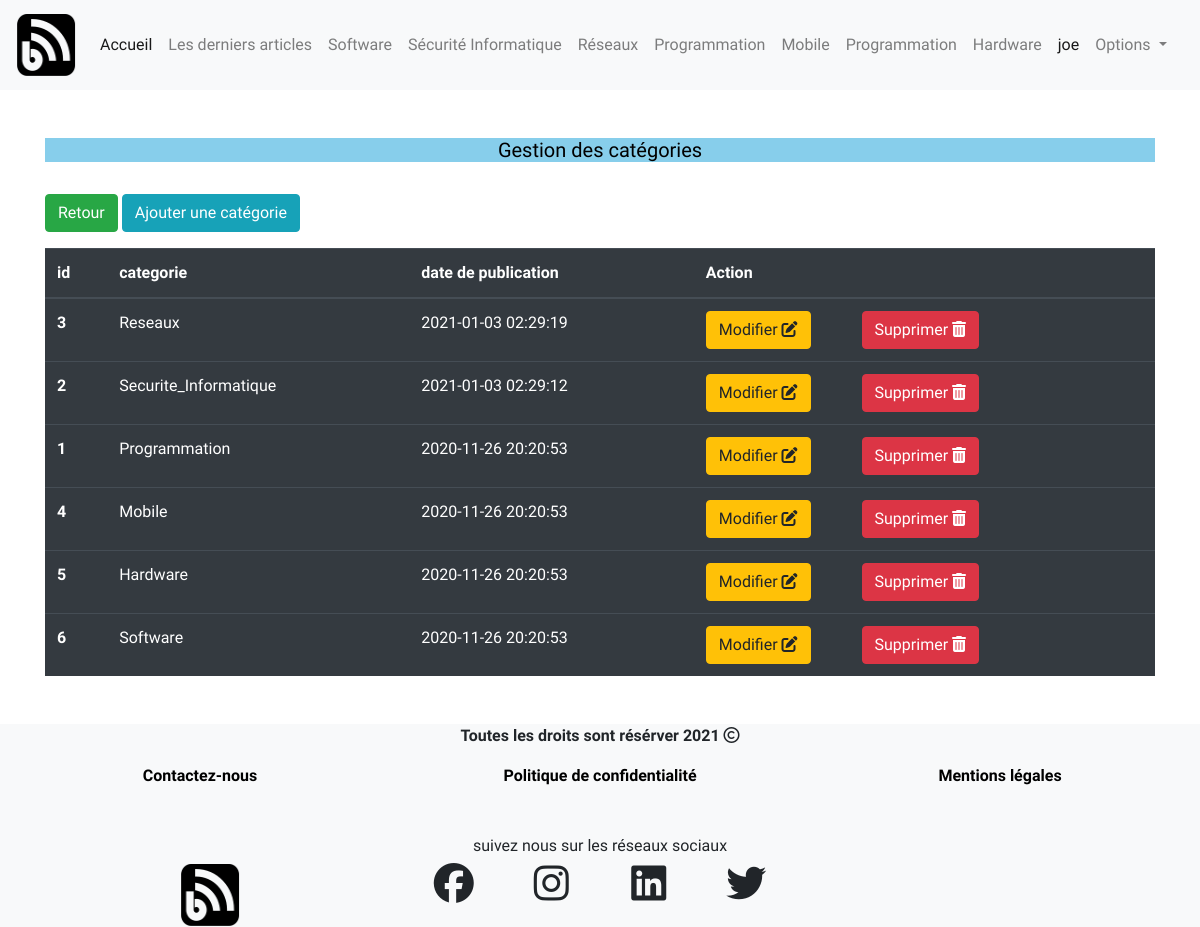
The app's page /admin/cat (signed in), older data.
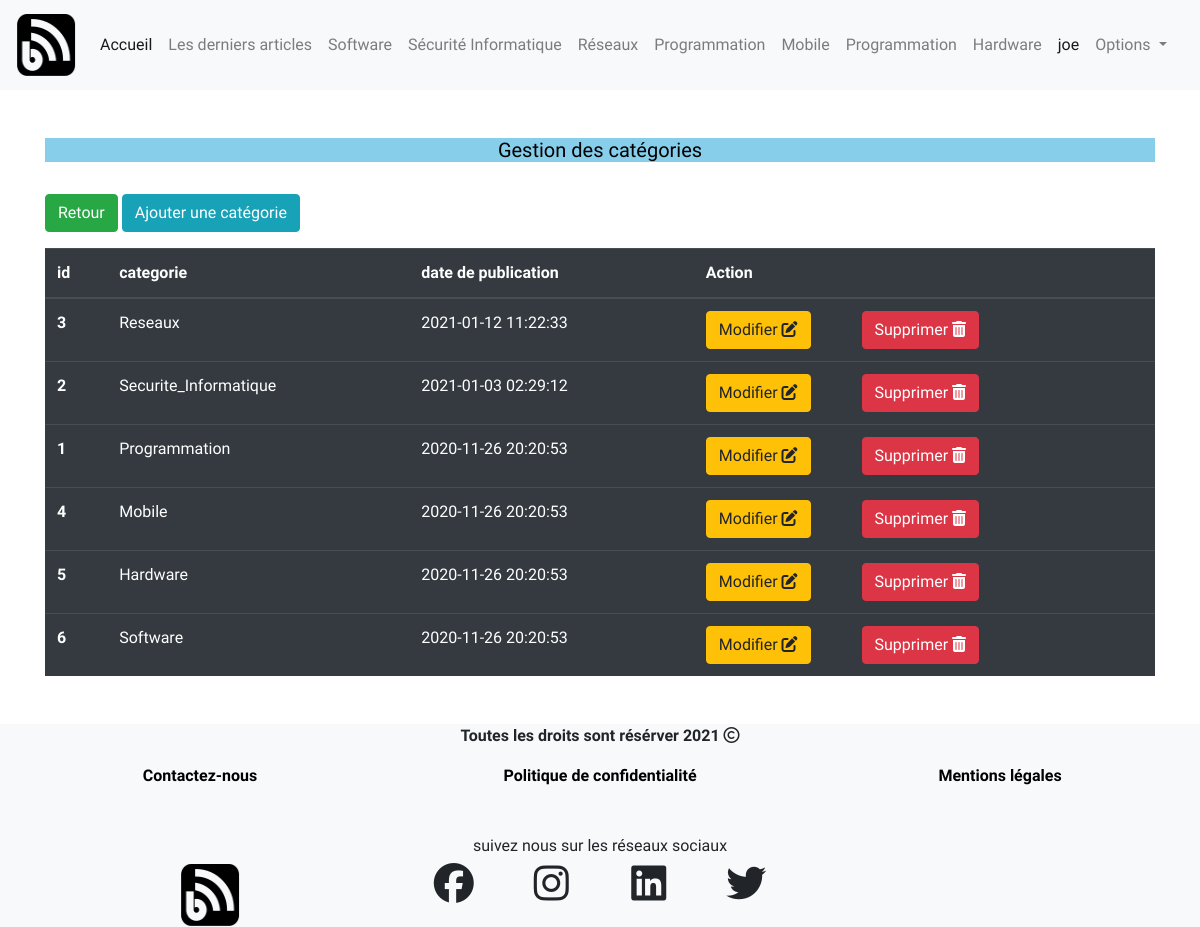
The same page, newer data.
### tables this page shows
CREATE TABLE `Categories` (
  `id` int(11) NOT NULL,
  `nom_de_cat` varchar(255) NOT NULL,
  `create_at` timestamp NOT NULL DEFAULT current_timestamp() ON UPDATE current_timestamp()
);

### app/Controllers/Controller.php (called while the page is built, shortened)
<?php
 class Controller
{
    protected $db;
    public function __construct(DBConnection $db)
    {
        $this->db = $db;
    }
    protected function view(string $path, $params = null)
    {
        $path = str_replace('.', DIRECTORY_SEPARATOR, $path);
        require VIEWS . $path . '.php';
        require VIEWS . 'layout.php';
    }
    protected function getDB()
    {
        return $this->db;
    }
}

### app/Controllers/Admin/CategoriesController.php (called while the page is built, shortened)
<?php
class CategoriesController extends Controller
{
    public function index()
    {
        $cats = (new Cat($this->getDB()))->all();
        return $this->view('admin.post.cat', compact('cats'));
    }
}

### routes/Route.php (called while the page is built, shortened)
<?php
Class Route{
    public $path;
    public $action;
    public $matches;
    public function __construct($path, $action)
    {
        $this->path = trim ($path, '/');
        $this->action = $action;
    }
    public function matches(string $url)
    {
        $path = preg_replace('#:([\w]+)#', '([^/]+)', $this->path);
        $pathToMatch = "#^$path$#";
        if(preg_match($pathToMatch, $url, $matches))
        {
            $this->matches = $matches;
            return true;
        }
        else
        {
            return false;
        }
    }
    public function execute()
    {
        $params = explode('@', $this->action);
        $controller = new $params[0](new DBConnection ('blog', 'localhost', 'root', ''));
        $method = $params[1];
        return  isset($this->matches[1]) ? $controller->$method($this->matches[1]) : $controller->$method();
    }
}

### routes/Router.php (called while the page is built, shortened)
<?php
class Router{
    public $url;
    public $routes = [];
    public function __construct($url)
    {
        $this->url = trim($url, '/');
    }
    public function get(string $path, string $action)
    {
        $this->routes['GET'][]= new Route($path, $action);
    }
    public function post(string $path, string $action)
    {
        $this->routes['POST'][]= new Route($path, $action);
    }
    public function run()
    {
        foreach ($this->routes[$_SERVER['REQUEST_METHOD']] as $route)
        {
            if ($route->matches($this->url)){
                return $route->execute();
            }
        }
        throw new NotFoundException("La page demander Introuvable");
    }
}

### public/index.php (called while the page is built, shortened)
<?php
$router = new Router($_GET['url']);
$router->get('/posts', 'App\Controllers\BlogController@index');
$router->get('/', 'App\Controllers\BlogController@welcome');
$router->get('/posts/:id', 'App\Controllers\BlogController@show');
$router->get('/tags/:id', 'App\Controllers\TagsController@tag');
$router->get('/cats/:id', 'App\Controllers\CategoriesController@cat');
$router->get('/posts/:page', 'App\Controllers\Admin\PostController@index');
$router->get('/admin/posts', 'App\Controllers\Admin\PostController@index');
$router->post('/admin/posts/delete/:id', 'App\Controllers\Admin\PostController@delete');
$router->get('/admin/posts/edit/:id', 'App\Controllers\Admin\PostController@edit');
$router->post('/admin/posts/edit/:id', 'App\Controllers\Admin\PostController@update');
$router->get('/admin/posts/create', 'App\Controllers\Admin\PostController@create');
$router->post('/admin/posts/create', 'App\Controllers\Admin\PostController@createpost');
$router->post('/comment', 'App\Controllers\CommentController@comment');
$router->get('/admin/posts/images', 'App\Controllers\Admin\ImagesController@index');
$router->get('/admin/posts/editImage/:id', 'App\Controllers\Admin\ImagesController@edit');
$router->post('/admin/posts/editImage/:id', 'App\Controllers\Admin\ImagesController@update');
$router->post('/admin/cat/delete/:id', 'App\Controllers\Admin\CategoriesController@delete');
$router->get('/admin/cat/create', 'App\Controllers\Admin\CategoriesController@create');
$router->post('/admin/cat/create', 'App\Controllers\Admin\CategoriesController@createCat');
$router->get('/admin/cat', 'App\Controllers\Admin\CategoriesController@index');
$router->get('/admin/cat/edit/:id', 'App\Controllers\Admin\CategoriesController@edit');
$router->post('/admin/cat/edit/:id', 'App\Controllers\Admin\CategoriesController@update');
$router->get('/login', 'App\Controllers\UserController@login');
$router->post('/login', 'App\Controllers\UserController@loginPost');
$router->get('/register', 'App\Controllers\RegisterController@register');
$router->post('/register/create', 'App\Controllers\RegisterController@RegisterUser');
$router->get('/login/logout', 'App\Controllers\UserController@logOut');
try{
$router->run();
}
catch(NotFoundException $e)
{
    return $e->Exception404();
}

### app/Models/Model.php (called while the page is built, shortened)
<?php
abstract class Model
{
    protected $db;
    protected $table;
    public function __construct(DBConnection $db)
    {
        $this->db = $db;
    }
    public function all(): array
    {
        return $this->query("SELECT * FROM {$this->table} ORDER BY create_at DESC");
    }
    public function query(string $sql, array $param = null, bool $single = null)
    {
        $method = is_null($param) ? 'query' : 'prepare';
        $fetch = is_null($single) ? 'fetchAll' : 'fetch';
        $stmt = $this->db->getPDO()->$method($sql);
        $stmt->setFetchMode(PDO::FETCH_CLASS, get_class($this), [$this->db]);
        if($method === 'query')
        {
            return $stmt->$fetch();
        }else
        {
            $stmt->execute($param);
            return $stmt->$fetch();
        }
    }
}

### database/DBConnection.php (called while the page is built, shortened)
<?php
class DBConnection
{
private $dbname;
private $host;
private $username;
private $password;
private $pdo;
public function __construct(string $dbname, string $host, string $username, string $password)
{
    $this->dbname = $dbname;
    $this->host = $host;
    $this->username = $username;
    $this->password = $password;
}
public function getPDO(): PDO
{
    return $this->pdo ?? $this->pdo = new PDO("mysql:dbname={$this->dbname};host={$this->host}",
    $this->username, $this->password, [
    PDO::ATTR_ERRMODE => PDO::ERRMODE_EXCEPTION,
    PDO::ATTR_DEFAULT_FETCH_MODE => PDO::FETCH_OBJ ,
    PDO::MYSQL_ATTR_INIT_COMMAND => 'SET CHARACTER SET UTF8'
    ]);
}
}

### views/admin/post/cat.php (the view, shortened to what the changed rows need)
<table class="table table-dark mt-3">
  <thead>
    <tr>
      <th scope="col">id</th>
      <th scope="col">categorie</th>
      <th scope="col">date de publication</th>
      <th scope="col">Action</th>
    </tr>
  </thead>
  <tbody>
  <tbody>
<?php foreach($params['cats'] as $cat ) : ?>
<tr>
      <th scope="row"><?= $cat->id ?></th>
      <td><?= $cat->nom_de_cat ?></td>
      <td><?= $cat->create_at ?></td>
      <td>
      <div class="row">
      <div class="col-lg-4 col-md-4 col-sm-12">
      <a href="http://localhost/mvc/admin/cat/edit/<?= $cat->id ?>" class="btn btn-warning">Modifier <i class='fas fa-edit'></i></a>
      </div>
      <div class="col-lg-4 col-md-4 col-sm-12">
      <form method="POST" action="http://localhost/mvc/admin/cat/delete/<?= $cat->id ?>">
      <button type="submit" class="btn btn-danger">Supprimer <i class="fas fa-trash-alt"></i></button>
      </form>
      </div>
      </div>
      </td>
    </tr>
    <?php endforeach ?>
  </tbody>
</table>

Row changes from the older to the newer data that the page shows:
changed categories "Reseaux": create_at "2021-01-03 02:29:19" → "2021-01-12 11:22:33"
